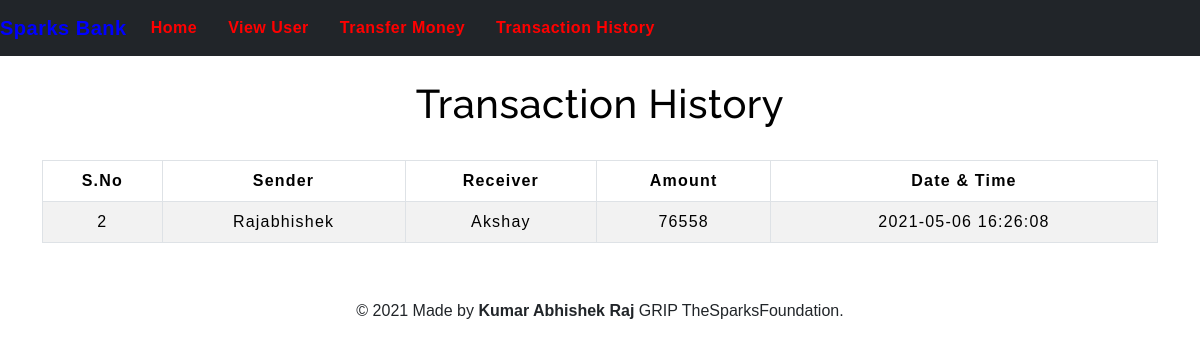
The page /transactionhistory.php on the database its author committed.
### tables this page shows
CREATE TABLE `transaction` (
  `sno` int(3) NOT NULL,
  `sender` text NOT NULL,
  `receiver` text NOT NULL,
  `balance` int(8) NOT NULL,
  `datetime` datetime NOT NULL DEFAULT current_timestamp()
);

### transactionhistory.php (the view, shortened to what this page needs)
<!DOCTYPE html>
<html lang="en">
<head>
    <link href="https://cdn.jsdelivr.net/npm/bootstrap@5.0.0-beta1/dist/css/bootstrap.min.css" rel="stylesheet">
    <link rel="stylesheet" href="css/table.css" type="text/css">
    <link rel="stylesheet" href="css/navbar.css" type="text/css">
</head>
<body>
    <?php
    include 'navbar.php';
    ?>
    <div class="container">
        <h2 class="text-center pt-4" style="color: black;">Transaction History</h2>
        <br>
        <div class="table-responsive-sm">
            <table class="table table-hover table-striped table-condensed table-bordered">
                <thead style="color: black;">
                    <tr>
                        <th class="text-center">S.No</S></th>
                        <th class="text-center">Sender</th>
                        <th class="text-center">Receiver</th>
                        <th class="text-center">Amount</th>
                        <th class="text-center">Date & Time</th>
                    </tr>
                </thead>
                <tbody>
                    <?php
                    include 'config.php';
                    $sql = "SELECT * FROM `transaction`";
                    $query = mysqli_query($conn, $sql);
                    while ($rows = mysqli_fetch_assoc($query)) {
                    ?>
                        <tr style="color: black;">
                            <td class="py-2"><?php echo $rows['sno']; ?></td>
                            <td class="py-2"><?php echo $rows['sender']; ?></td>
                            <td class="py-2"><?php echo $rows['receiver']; ?></td>
                            <td class="py-2"><?php echo $rows['balance']; ?></td>
                            <td class="py-2"><?php echo $rows['datetime']; ?></td>
                        </tr>
                    <?php
                    }
                    ?>
                </tbody>
            </table>
        </div>
    </div>
    <footer class="text-center mt-5 py-2">
        <p>&copy 2021  Made by <b>Kumar Abhishek Raj</b> GRIP TheSparksFoundation.</p>
    </footer>
</body>
</html>

### table.css (style rules this page uses)
* { padding: 0; margin: 0; box-sizing: border-box; font-family: sans-serif; }
h2 { font-size: 40px; }
table { letter-spacing: 1.2px; }
td { text-align: center; }

### navbar.css (style rules this page uses)
h2 { color: #990000; letter-spacing: 0.5px; font-family: raleway; }

### rows shown on the page
transaction: sno "2", sender "Rajabhishek", receiver "Akshay", balance "76558", datetime "2021-05-06 16:26:08"
